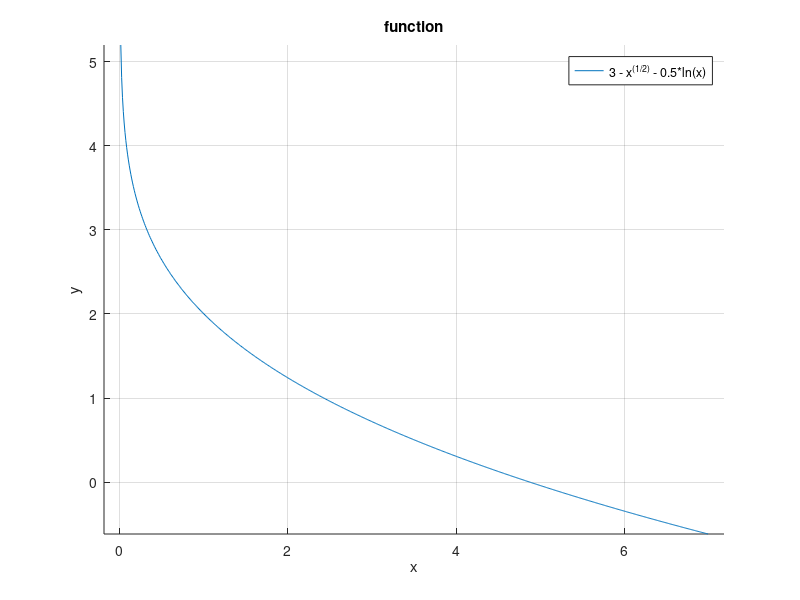

Write the MATLAB code that produced this figure. (Note: this script raises an error after producing the figure.)
%график
x = linspace(0,7,700);
y = 3 - sqrt(x) - (1/2)*log(x);

figure;
hold on;
title('function');
xlabel('x');
ylabel('y');
plot(x,y, LineWidth=2,LineStyle="--");
legend('3 - x^{(1/2)} - 0.5*ln(x)');
grid on;
axis equal;
hold off;

%тейлор
syms x;
f = 3 - sqrt(x) - (1/2)*log(x);
taylor_series = taylor(f, x, 'ExpansionPoint', 1, 'Order', 5);
pretty(taylor_series);

%предел
lim = limit(f, x, inf);
fprintf('Предел функции при +беск: %s\n', char(lim));

%свойства
lim_0 = limit(f, x, 0, 'right');
fprintf('Предел функции при +0: %s\n', char(lim_0));

%производная и критическая точка
f_diff = diff(f,x);
fprintf('Первая производная: %s\n', char(f_diff));
crit = solve(f_diff == 0, x);

if(isempty(crit))
    fprintf('Критическая точки нету \n');
else
    fprintf('Критическая точка: \n')
    disp(crit);
end

figure;
hold on;
title('Teylor series');
xlabel('x');
ylabel('y');
%будет выводить критическукю точку если есть 
for i = 1:length(crit)
    cp = double(crit(i)); % Критическая точка
    plot(cp, double(subs(func, x, cp)), 'ro', 'MarkerSize', 8, ...
         'DisplayName', sprintf('Критическая точка: %.4f', cp));
end
fplot(f, [0, 7],LineWidth=2,LineStyle=":");
xline(0, 'r--', 'Вертикальная асимптота');
yline(-inf, 'g--', 'Горизонтальная асимптота');
legend('3 - x^{(1/2)} - 0.5*ln(x)');
grid on;
axis equal;
yline(0, '--k');
hold off;